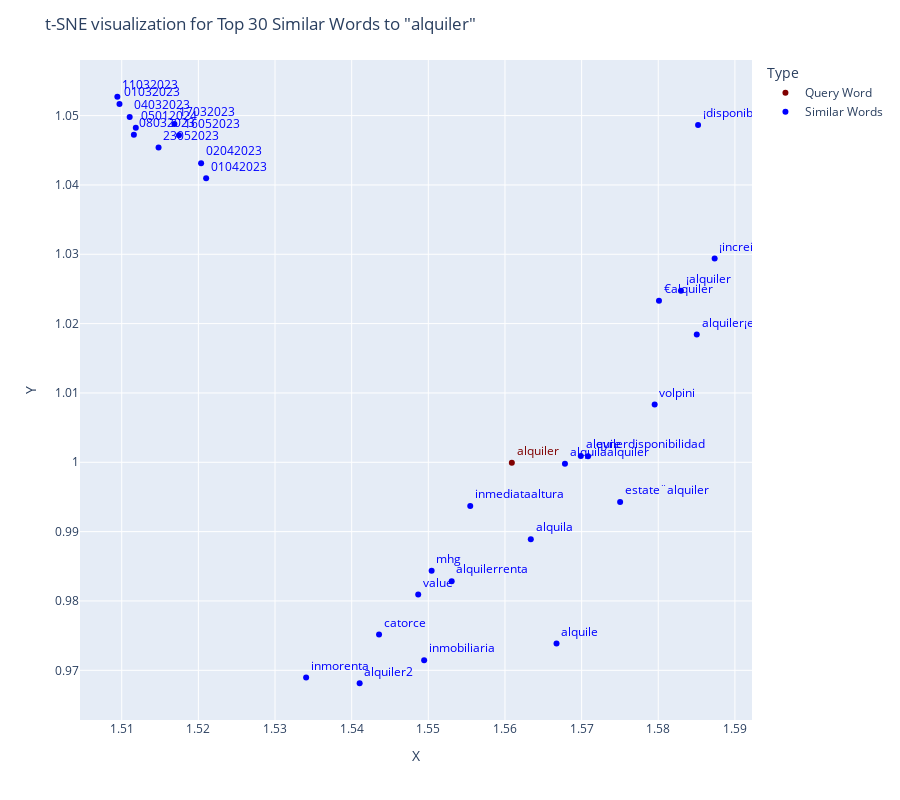

Write notebook code for a chart like this one.
### Code cell
alquiler_fig.show()

### Figure 1 — Plotly figure (JSON) as saved in the notebook; plotly's stock layout.template omitted (floating-point values rounded to 4 significant figures)
{"data": [{"hovertemplate": "Type=Query Word<br>X=%{x}<br>Y=%{y}<br>label=%{text}<extra></extra>", "legendgroup": "Query Word", "marker": {"color": "maroon", "symbol": "circle"}, "mode": "markers+text", "name": "Query Word", "orientation": "v", "showlegend": true, "text": ["alquiler"], "textfont": {"color": "maroon"}, "textposition": "top right", "type": "scatter", "x": [1.561], "xaxis": "x", "y": [0.9999], "yaxis": "y"}, {"hovertemplate": "Type=Similar Words<br>X=%{x}<br>Y=%{y}<br>label=%{text}<extra></extra>", "legendgroup": "Similar Words", "marker": {"color": "blue", "symbol": "circle"}, "mode": "markers+text", "name": "Similar Words", "orientation": "v", "showlegend": true, "text": ["alquilaalquiler", "¡alquiler", "inmorenta", "02042023", "11032023", "04032023", "alquilerrenta", "17032023", "¡increíble", "08032023", "01032023", "alquila", "estate¨alquiler", "inmobiliaria", "01042023", "05012024", "€alquiler", "alquiler2", "volpini", "mhg", "value", "inmediataaltura", "16052023", "alquiler¡estrena", "23052023", "leyre", "alquile", "¡disponible", "alquilerdisponibilidad", "catorce"], "textfont": {"color": "blue"}, "textposition": "top right", "type": "scatter", "x": [1.568, 1.583, 1.534, 1.52, 1.509, 1.511, 1.553, 1.517, 1.587, 1.512, 1.51, 1.563, 1.575, 1.549, 1.521, 1.512, 1.58, 1.541, 1.58, 1.55, 1.549, 1.555, 1.517, 1.585, 1.515, 1.571, 1.567, 1.585, 1.57, 1.544], "xaxis": "x", "y": [0.9998, 1.025, 0.969, 1.043, 1.053, 1.05, 0.9828, 1.049, 1.029, 1.047, 1.052, 0.9889, 0.9943, 0.9715, 1.041, 1.048, 1.023, 0.9681, 1.008, 0.9843, 0.9809, 0.9937, 1.047, 1.018, 1.045, 1.001, 0.9739, 1.049, 1.001, 0.9751], "yaxis": "y"}], "layout": {"height": 800, "legend": {"title": {"text": "Type"}, "tracegroupgap": 0}, "margin": {"t": 60}, "title": {"text": "t-SNE visualization for Top 30 Similar Words to \"alquiler\""}, "xaxis": {"anchor": "y", "domain": [0, 1], "title": {"text": "X"}}, "yaxis": {"anchor": "x", "domain": [0, 1], "title": {"text": "Y"}}}}
